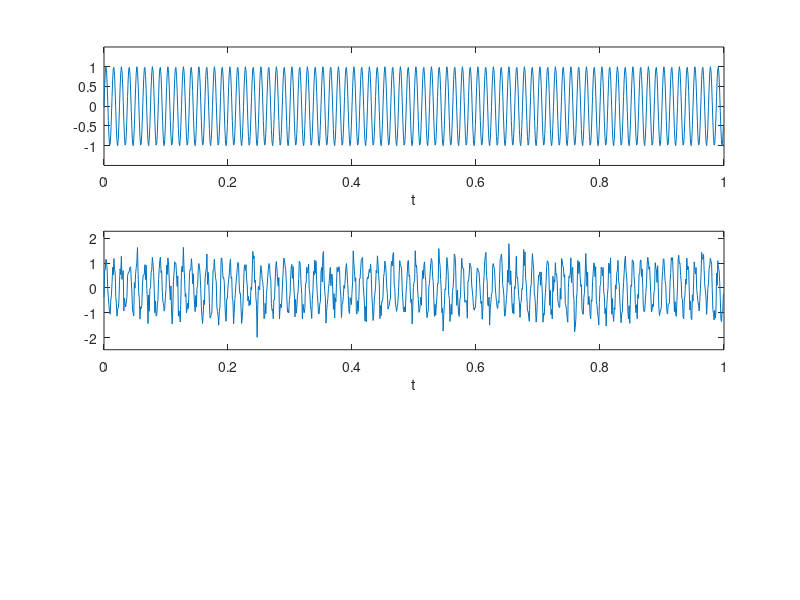

Recreate this plot in MATLAB. (Note: this script raises an error after producing the figure.)
clear all,close all,clc
%'default':generar una secuencia aleatoria  'predecible' 
%'shuffle':generar una secuencia aleatoria distinta
 rng('default');
%==========RUIDO BLANCO GAUSSIANO x[k]========
sdv=0.15;
power=10*log10(sdv^2);
N=1000;
power=-10;
x=wgn(N,1,power);
 
%=========SE?AL DESEADA s[k]================
F=80;
Fs=1000;
n=0:N-1;
d=1*sin(2*pi*F*n/Fs)';
r=0.95*x;
s=d+r;
 
figure()
subplot(311)
plot(n/Fs,d);
ylim([-0.5+min(d),0.5+max(d)])
xlabel('t')
subplot(312)
plot(n/Fs,s);
ylim([-0.5+min(s),0.5+max(s)])
xlabel('t')
 
%======================M:Orden del filtro FIR wiener============
M=57;
%====================FILTRO FIR DE ORDEN M==============0
%===============INICIALIZACI?N (1 x M+1)===============
wk_0=0.1*randn(1,M+1);
wk_0=wk_0-mean(wk_0);
%===========================================
w=wk_0;
xk=zeros(M+1,1);
yf=zeros(1,N);
load 'w_wiener_lms.mat';
y=filter(w,1,x);
yf=s-y;
subplot(313)
plot(n/Fs,yf);
ylim([-0.5+min(yf),0.5+max(yf)])
xlabel('t')



figure(2)
Ndft=2^nextpow2(length(d));
Ndft=2048;
F=linspace(-Fs/2,Fs/2,Ndft);
%========================DFT se?al d
DF=fft(d,Ndft);
DF=fftshift(DF);
DF_m=abs(DF);
subplot(311)
plot(F,DF_m)
%========================DFT se?al s
SF=fft(s,Ndft);
SF=fftshift(SF);
SF_m=abs(SF);
subplot(312)
plot(F,SF_m)
%========================DFT se?al e
YF=fft(yf,Ndft);
YF=fftshift(YF);
YF_m=abs(YF);
subplot(313)
plot(F,YF_m)